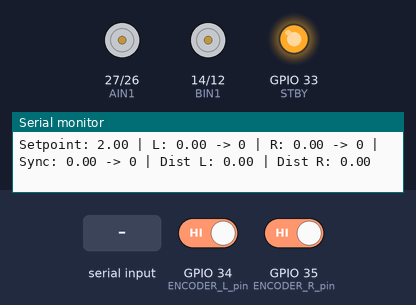
Simulated run of this program. Board: ESP32. On the bench: motor-driver pin pairs drawn as motors (green arrow = first pin HIGH = forward, orange = second pin HIGH = backward, longer = more drive, scaled by the enable pin, stopped while the standby pin is LOW), output pins drawn as LEDs (lit = HIGH), the last lines printed to the serial monitor. The test bench sets the inputs (shaded band); at power-on: GPIO 34 (ENCODER_L_pin) HIGH, GPIO 35 (ENCODER_R_pin) HIGH. Nothing arrives over Bluetooth unless stated.

Above: at 0.1 s.
At 1.2 s:
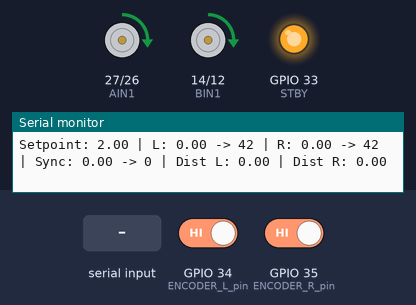
1.3 s: "1" received over the second serial link
4.3 s: GPIO 34 (ENCODER_L_pin) driven LOW
At 22.0 s:
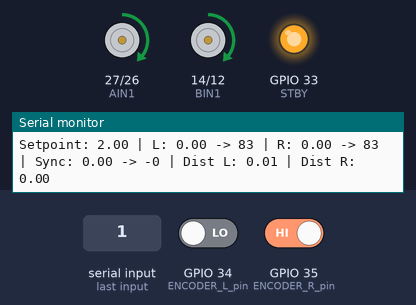
Timing chart, 0 to 47.2 s (numbered marks = the images above; inputs shaded):
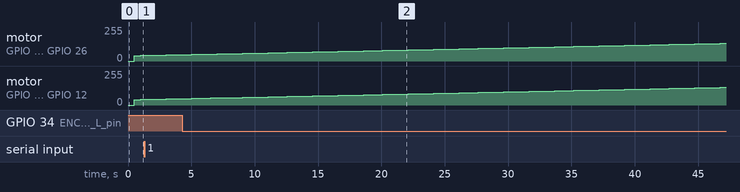

The program:

main.cpp
```cpp
// Підключення основних бібліотек для роботи з ESP32
#include <Arduino.h>           // Основна бібліотека Arduino для роботи з платами, включає базові функції (pinMode, digitalWrite тощо)
#include <BluetoothSerial.h>   // Бібліотека для роботи з вбудованим Bluetooth ESP32
#include <PID_v1.h>            // Бібліотека PID-контролера від Brett Beauregard для регулювання швидкості двигунів
#include <freertos/FreeRTOS.h> // Бібліотека FreeRTOS для багатозадачності на ESP32
#include <freertos/task.h>     // Допоміжна бібліотека FreeRTOS для роботи з задачами

// Створення об’єкта для роботи з Bluetooth
BluetoothSerial SerialBT;      // Ініціалізація Bluetooth-з’єднання з назвою "ESP32_MotorSync" (встановлюється в setup)

// Налаштування PID-контролерів для регулювання швидкості та синхронізації двигунів
double Setpoint = 2.0;         // Цільова швидкість обертання коліс у обертах за секунду (об/с), початкове значення
double Input_L, Input_R;       // Поточна швидкість лівого (L) і правого (R) колеса в об/с, обчислюється з енкодерів
double Output_L, Output_R;     // Вихідні значення PID для лівого і правого двигунів (значення ШІМ від 0 до 255)
double Sync_Setpoint = 0;      // Цільова різниця між швидкостями коліс для синхронізації (0 означає однакову швидкість)
double Sync_Input;             // Поточна різниця між Input_L і Input_R, вхід для синхронізаційного PID
double Sync_Output;            // Вихід синхронізаційного PID для корекції швидкості двигунів
double Kp = 20.0, Ki = 5.0, Kd = 5.0;          // Коефіцієнти PID (пропорційний, інтегральний, диференціальний) для основних контролерів
double Sync_Kp = 3.0, Sync_Ki = 2.0, Sync_Kd = 2.0; // Коефіцієнти PID для синхронізації
PID PID_L(&Input_L, &Output_L, &Setpoint, Kp, Ki, Kd, DIRECT); // PID для лівого двигуна (вхід, вихід, ціль, коефіцієнти, режим)
PID PID_R(&Input_R, &Output_R, &Setpoint, Kp, Ki, Kd, DIRECT); // PID для правого двигуна
PID PID_Sync(&Sync_Input, &Sync_Output, &Sync_Setpoint, Sync_Kp, Sync_Ki, Sync_Kd, DIRECT); // PID для синхронізації

// Визначення пінів для ESP32 для підключення до драйвера TB6612FNG і енкодерів
#define PWMA 25    // ШІМ-сигнал для лівого двигуна (керування швидкістю)
#define AIN1 27    // Вхід 1 для лівого двигуна (логіка напрямку)
#define AIN2 26    // Вхід 2 для лівого двигуна (логіка напрямку)
#define PWMB 13    // ШІМ-сигнал для правого двигуна
#define BIN1 14    // Вхід 1 для правого двигуна
#define BIN2 12    // Вхід 2 для правого двигуна
#define STBY 33    // Пін для активації драйвера (HIGH = увімкнено)
#define ENCODER_L_pin 34  // Пін для цифрового сигналу лівого енкодера (без переривань)
#define ENCODER_R_pin 35  // Пін для цифрового сигналу правого енкодера

// Змінні для роботи з енкодерами та обчислення швидкості/відстані
int holeCount_L = 0, holeCount_R = 0;       // Лічильники отворів енкодерів для лівого і правого колеса
const int holesPerRotation = 20;            // Кількість отворів на один оберт колеса (залежить від енкодера FC-03)
float WheelD = 0.065;                       // Діаметр колеса в метрах (6.5 см)
float WheelLength = WheelD * 3.1415;        // Довжина окружності колеса (D * π)
float holeDistance = WheelLength / holesPerRotation; // Відстань між отворами в метрах
float smoothed_Input_L = 0, smoothed_Input_R = 0;    // Згладжені значення швидкості для лівого і правого колеса
const float alpha = 0.2;                    // Коефіцієнт експоненційного згладжування (0–1, менший = плавніше)
float TotalDistance_L = 0, TotalDistance_R = 0;      // Загальна відстань, пройдена лівим і правим колесом (м)

// Налаштування апаратного таймера для періодичного зчитування енкодерів
hw_timer_t *timer = NULL;                   // Вказівник на об’єкт таймера (nullptr до ініціалізації)
volatile bool timerFlag = false;            // Прапорець, який сигналізує про спрацювання таймера (volatile для коректної роботи в ISR)

// Команди для керування через Bluetooth
#define FORWARD 'F'    // Збільшити цільову швидкість (Setpoint += 0.1)
#define BACKWARD 'B'   // Зменшити цільову швидкість (Setpoint -= 0.1)
#define START 'A'      // Запустити автоналаштування PID
#define PAUSE 'P'      // Зупинити двигуни (Setpoint = 0)

// Змінні для автоналаштування PID
const int SAMPLE_SIZE = 50;                 // Кількість зразків для аналізу помилок під час автоналаштування
double error_L[SAMPLE_SIZE], error_R[SAMPLE_SIZE], sync_error[SAMPLE_SIZE]; // Масиви для зберігання помилок
int sample_count = 0;                       // Лічильник зібраних зразків
bool tuning = false;                        // Прапорець режиму автоналаштування

// Прототип функції автоналаштування PID (оголошення перед використанням)
void adjustPIDCoefficients();

// Функція обробки таймера (виконується в перериванні)
void IRAM_ATTR onTimer() {  // IRAM_ATTR розміщує функцію в швидкій пам’яті ESP32 для ISR
  timerFlag = true;         // Встановлює прапорець, щоб основний код знав про спрацювання таймера
}

// Функція зчитування енкодерів без переривань (використовує таймер)
void readEncoders() {
  static int lastState_L = HIGH, lastState_R = HIGH; // Статичні змінні для збереження попереднього стану енкодерів
  int currentState_L = digitalRead(ENCODER_L_pin);   // Поточний стан лівого енкодера (HIGH або LOW)
  int currentState_R = digitalRead(ENCODER_R_pin);   // Поточний стан правого енкодера

  // Перевірка переходу з HIGH на LOW (спадний фронт) для лівого енкодера
  if (currentState_L == LOW && lastState_L == HIGH) {
    holeCount_L++;              // Збільшуємо лічильник отворів
    TotalDistance_L += holeDistance; // Додаємо відстань за один отвір до загальної
  }
  // Те саме для правого енкодера
  if (currentState_R == LOW && lastState_R == HIGH) {
    holeCount_R++;
    TotalDistance_R += holeDistance;
  }

  lastState_L = currentState_L; // Оновлюємо попередній стан
  lastState_R = currentState_R;
}

// Завдання для ядра 0: Управління двигунами та обчислення PID
void motorControlTask(void *pvParameters) {
  unsigned long lastTime = millis(); // Час останнього оновлення для періодичності

  while (1) { // Безкінечний цикл задачі
    if (timerFlag) { // Якщо таймер спрацював
      readEncoders(); // Зчитуємо енкодери
      timerFlag = false; // Скидаємо прапорець
    }

    unsigned long currentTime = millis(); // Поточний час
    if (currentTime - lastTime >= 500) { // Оновлення кожні 500 мс
      // Обчислення обертів за секунду на основі кількості отворів
      float rotationsPerSecond_L = (float)holeCount_L / holesPerRotation;
      float rotationsPerSecond_R = (float)holeCount_R / holesPerRotation;

      // Експоненційне згладжування швидкості для зменшення шумів
      smoothed_Input_L = alpha * rotationsPerSecond_L + (1 - alpha) * smoothed_Input_L;
      smoothed_Input_R = alpha * rotationsPerSecond_R + (1 - alpha) * smoothed_Input_R;

      Input_L = smoothed_Input_L; // Оновлюємо вхідні дані для PID лівого двигуна
      Input_R = smoothed_Input_R; // Оновлюємо вхідні дані для PID правого двигуна
      Sync_Input = Input_L - Input_R; // Різниця швидкостей для синхронізації

      PID_L.Compute(); // Розрахунок PID для лівого двигуна
      PID_R.Compute(); // Розрахунок PID для правого двигуна
      PID_Sync.Compute(); // Розрахунок PID для синхронізації

      // Корекція ШІМ-сигналів із урахуванням синхронізації
      double Final_Output_L = Output_L - Sync_Output; // Зменшуємо лівий, якщо Sync_Output > 0
      double Final_Output_R = Output_R + Sync_Output; // Збільшуємо правий, якщо Sync_Output > 0

      // Обмежуємо значення ШІМ у діапазоні 0-255
      Final_Output_L = constrain(Final_Output_L, 0, 255);
      Final_Output_R = constrain(Final_Output_R, 0, 255);

      // Керування напрямком і швидкістю лівого двигуна
      digitalWrite(AIN1, HIGH); // Напрямок вперед
      digitalWrite(AIN2, LOW);
      analogWrite(PWMA, (int)Final_Output_L); // Встановлюємо ШІМ

      // Керування напрямком і швидкістю правого двигуна
      digitalWrite(BIN1, HIGH); // Напрямок вперед
      digitalWrite(BIN2, LOW);
      analogWrite(PWMB, (int)Final_Output_R);

      // Збір даних для автоналаштування
      if (tuning && sample_count < SAMPLE_SIZE) {
        error_L[sample_count] = Setpoint - Input_L; // Помилка для лівого двигуна
        error_R[sample_count] = Setpoint - Input_R; // Помилка для правого двигуна
        sync_error[sample_count] = Sync_Input;      // Помилка синхронізації
        sample_count++; // Збільшуємо лічильник зразків
      }

      // Якщо зібрано достатньо даних, запускаємо автоналаштування
      if (tuning && sample_count == SAMPLE_SIZE) {
        adjustPIDCoefficients(); // Налаштування коефіцієнтів PID
        tuning = false; // Вихід із режиму автоналаштування
      }

      holeCount_L = 0; // Скидаємо лічильники отворів
      holeCount_R = 0;
      lastTime = currentTime; // Оновлюємо час останнього циклу
    }
    vTaskDelay(10 / portTICK_PERIOD_MS); // Затримка 10 мс для зменшення навантаження на ядро
  }
}

// Завдання для ядра 1: Обробка Bluetooth і виведення статистики
void bluetoothTask(void *pvParameters) {
  while (1) { // Безкінечний цикл задачі
    if (SerialBT.available()) { // Якщо є дані з Bluetooth
      char received = SerialBT.read(); // Зчитуємо символ
      switch (received) { // Обробка команд
        case FORWARD: Setpoint += 0.1; break; // Збільшуємо цільову швидкість на 0.1 об/с
        case BACKWARD: Setpoint -= 0.1; break; // Зменшуємо цільову швидкість на 0.1 об/с
        case PAUSE: Setpoint = 0; break;       // Зупиняємо двигуни
        case START: tuning = true; sample_count = 0; break; // Запускаємо автоналаштування
      }
      Setpoint = constrain(Setpoint, 0, 4); // Обмежуємо Setpoint у межах 0-4 об/с
      Serial.print("Setpoint: "); Serial.println(Setpoint); // Виводимо нове значення Setpoint
    }

    // Виведення статистики в Serial Monitor
    Serial.printf("Setpoint: %.2f | L: %.2f -> %.0f | R: %.2f -> %.0f | Sync: %.2f -> %.0f | Dist L: %.2f | Dist R: %.2f\n",
                  Setpoint,        // Цільова швидкість
                  Input_L, Output_L, // Поточна швидкість і ШІМ для лівого двигуна
                  Input_R, Output_R, // Поточна швидкість і ШІМ для правого двигуна
                  Sync_Input, Sync_Output, // Різниця швидкостей і корекція
                  TotalDistance_L, TotalDistance_R); // Загальна відстань для обох коліс

    vTaskDelay(500 / portTICK_PERIOD_MS); // Затримка 500 мс для періодичного виведення
  }
}

// Функція автоналаштування коефіцієнтів PID
void adjustPIDCoefficients() {
  double avg_error_L = 0, avg_error_R = 0, avg_sync_error = 0; // Середні помилки
  double max_error_L = 0, max_error_R = 0, max_sync_error = 0; // Максимальні помилки

  // Обчислення середніх і максимальних помилок на основі зібраних зразків
  for (int i = 0; i < SAMPLE_SIZE; i++) {
    avg_error_L += error_L[i];        // Сума помилок для лівого двигуна
    avg_error_R += error_R[i];        // Сума помилок для правого двигуна
    avg_sync_error += sync_error[i];  // Сума помилок синхронізації
    max_error_L = max(max_error_L, abs(error_L[i])); // Максимальна абсолютна помилка лівого
    max_error_R = max(max_error_R, abs(error_R[i])); // Максимальна абсолютна помилка правого
    max_sync_error = max(max_sync_error, abs(sync_error[i])); // Максимальна помилка синхронізації
  }
  avg_error_L /= SAMPLE_SIZE; // Середня помилка для лівого двигуна
  avg_error_R /= SAMPLE_SIZE; // Середня помилка для правого двигуна
  avg_sync_error /= SAMPLE_SIZE; // Середня помилка синхронізації

  // Коригування основних PID-коефіцієнтів
  if (avg_error_L > 0.1 || avg_error_R > 0.1) Ki += 1.0; // Збільшуємо Ki при великій сталій помилці
  else if (avg_error_L < -0.1 || avg_error_R < -0.1) Ki -= 1.0; // Зменшуємо Ki при від’ємній помилці
  if (max_error_L > 0.5 || max_error_R > 0.5) Kd += 1.0; // Збільшуємо Kd при великих коливаннях
  if (max_error_L < 0.2 && max_error_R < 0.2) Kp += 5.0; // Збільшуємо Kp при повільній реакції

  // Коригування коефіцієнтів синхронізації
  if (abs(avg_sync_error) > 0.05) Sync_Ki += 1.0; // Збільшуємо Sync_Ki при сталій різниці
  if (max_sync_error > 0.3) { // Якщо корекція занадто сильна
    Sync_Kp -= 1.0; // Зменшуємо пропорційну складову
    Sync_Kd += 0.5; // Збільшуємо диференціальну для стабільності
  }

  // Обмеження коефіцієнтів у розумних межах
  Kp = constrain(Kp, 5.0, 50.0);        // Пропорційний коефіцієнт
  Ki = constrain(Ki, 0.0, 20.0);        // Інтегральний коефіцієнт
  Kd = constrain(Kd, 0.0, 10.0);        // Диференціальний коефіцієнт
  Sync_Kp = constrain(Sync_Kp, 1.0, 20.0); // Синхронізація: пропорційний
  Sync_Ki = constrain(Sync_Ki, 0.0, 10.0); // Синхронізація: інтегральний
  Sync_Kd = constrain(Sync_Kd, 0.0, 5.0);  // Синхронізація: диференціальний

  // Оновлення коефіцієнтів у PID-контролерах
  PID_L.SetTunings(Kp, Ki, Kd);         // Оновлення для лівого двигуна
  PID_R.SetTunings(Kp, Ki, Kd);         // Оновлення для правого двигуна
  PID_Sync.SetTunings(Sync_Kp, Sync_Ki, Sync_Kd); // Оновлення для синхронізації

  // Виведення нових коефіцієнтів для відлагодження
  Serial.printf("New PID: Kp=%.1f, Ki=%.1f, Kd=%.1f\n", Kp, Ki, Kd);
  Serial.printf("New Sync PID: Kp=%.1f, Ki=%.1f, Kd=%.1f\n", Sync_Kp, Sync_Ki, Sync_Kd);
}

void setup() {
  Serial.begin(115200); // Ініціалізація Serial-порту зі швидкістю 115200 бод для моніторингу
  SerialBT.begin("ESP32_MotorSync"); // Ініціалізація Bluetooth із заданою назвою пристрою

  // Налаштування пінів як виходів для драйвера двигунів
  pinMode(PWMA, OUTPUT);  // ШІМ для лівого двигуна
  pinMode(AIN1, OUTPUT);  // Вхід 1 лівого двигуна
  pinMode(AIN2, OUTPUT);  // Вхід 2 лівого двигуна
  pinMode(PWMB, OUTPUT);  // ШІМ для правого двигуна
  pinMode(BIN1, OUTPUT);  // Вхід 1 правого двигуна
  pinMode(BIN2, OUTPUT);  // Вхід 2 правого двигуна
  pinMode(STBY, OUTPUT);  // Пін активації драйвера
  digitalWrite(STBY, HIGH); // Увімкнення драйвера TB6612FNG

  // Налаштування пінів енкодерів як входів із внутрішнім підтягуванням
  pinMode(ENCODER_L_pin, INPUT_PULLUP); // Лівий енкодер
  pinMode(ENCODER_R_pin, INPUT_PULLUP); // Правий енкодер

  // Налаштування PID-контролерів
  PID_L.SetMode(AUTOMATIC);      // Автоматичний режим роботи для лівого PID
  PID_R.SetMode(AUTOMATIC);      // Автоматичний режим для правого PID
  PID_Sync.SetMode(AUTOMATIC);   // Автоматичний режим для синхронізації
  PID_L.SetOutputLimits(0, 255); // Обмеження ШІМ-виходу для лівого двигуна
  PID_R.SetOutputLimits(0, 255); // Обмеження ШІМ-виходу для правого двигуна
  PID_Sync.SetOutputLimits(-10, 10); // Обмеження корекції синхронізації
  PID_L.SetSampleTime(100);      // Період обчислення PID (100 мс)
  PID_R.SetSampleTime(100);
  PID_Sync.SetSampleTime(100);

  // Налаштування апаратного таймера для зчитування енкодерів
  timer = timerBegin(0, 80, true);  // Ініціалізація таймера 0, дільник 80 (1 мкс), повторення = true
  timerAttachInterrupt(timer, &onTimer, true); // Прив’язка функції onTimer до таймера
  timerAlarmWrite(timer, 100, true); // Встановлення періоду 100 мкс (10 кГц), авто-перезавантаження
  timerAlarmEnable(timer);           // Увімкнення таймера

  // Створення завдань FreeRTOS із прив’язкою до ядер
  xTaskCreatePinnedToCore(
    motorControlTask,  // Функція задачі
    "MotorTask",       // Ім’я задачі
    4096,              // Розмір стеку (байт)
    NULL,              // Параметри (не використовуються)
    1,                 // Пріоритет (1 = низький)
    NULL,              // Дескриптор задачі (не потрібен)
    0);                // Ядро 0
  xTaskCreatePinnedToCore(
    bluetoothTask,     // Функція задачі
    "BluetoothTask",   // Ім’я задачі
    4096,              // Розмір стеку
    NULL,              // Параметри
    1,                 // Пріоритет
    NULL,              // Дескриптор
    1);                // Ядро 1
}

void loop() {
  // Функція loop() порожня, оскільки вся логіка реалізована в задачах FreeRTOS
}
```
